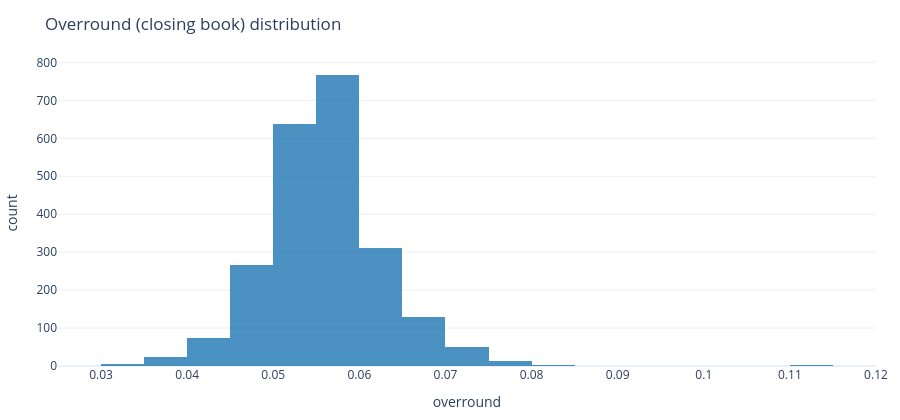

Notebook code for this chart:
### Markdown cell above
## Overround distribution

### Code cell
fig = plt.histogram(primary["overround"], title="Overround (closing book) distribution",
                    x="overround", nbins=40)
fig.show()
print(primary["overround"].describe().round(4))

### Figure 1 — Plotly figure (JSON) as saved in the notebook; plotly's stock layout.template omitted (floating-point values rounded to 4 significant figures; data arrays with more than 128 entries replaced by an {"elided": "..."} marker saying what was removed)
{"data": [{"marker": {"color": "#1f77b4"}, "nbinsx": 40, "opacity": 0.8, "type": "histogram", "x": {"elided": "2280 float values"}}], "layout": {"height": 420, "margin": {"b": 40, "l": 50, "r": 20, "t": 60}, "title": {"text": "Overround (closing book) distribution"}, "xaxis": {"title": {"text": "overround"}}, "yaxis": {"title": {"text": "count"}}}}
